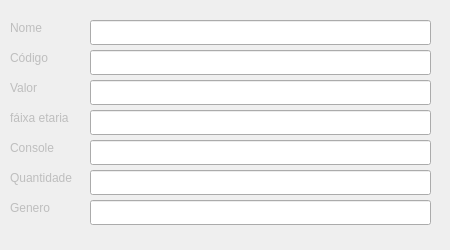
<?xml version="1.0" encoding="UTF-8"?>
<ui version="4.0">
 <class>aux</class>
 <widget class="QDialog" name="aux">
  <property name="geometry">
   <rect>
    <x>0</x>
    <y>0</y>
    <width>450</width>
    <height>250</height>
   </rect>
  </property>
  <property name="minimumSize">
   <size>
    <width>450</width>
    <height>250</height>
   </size>
  </property>
  <property name="maximumSize">
   <size>
    <width>450</width>
    <height>250</height>
   </size>
  </property>
  <property name="windowTitle">
   <string>Game</string>
  </property>
  <property name="styleSheet">
   <string notr="true"/>
  </property>
  <widget class="QLabel" name="label_3">
   <property name="enabled">
    <bool>false</bool>
   </property>
   <property name="geometry">
    <rect>
     <x>10</x>
     <y>80</y>
     <width>61</width>
     <height>15</height>
    </rect>
   </property>
   <property name="text">
    <string>Valor</string>
   </property>
  </widget>
  <widget class="QLineEdit" name="qtdedit">
   <property name="enabled">
    <bool>true</bool>
   </property>
   <property name="geometry">
    <rect>
     <x>90</x>
     <y>170</y>
     <width>341</width>
     <height>25</height>
    </rect>
   </property>
   <property name="cursor">
    <cursorShape>SizeAllCursor</cursorShape>
   </property>
   <property name="mouseTracking">
    <bool>true</bool>
   </property>
   <property name="acceptDrops">
    <bool>true</bool>
   </property>
   <property name="text">
    <string notr="true"/>
   </property>
   <property name="frame">
    <bool>true</bool>
   </property>
   <property name="echoMode">
    <enum>QLineEdit::Normal</enum>
   </property>
   <property name="dragEnabled">
    <bool>false</bool>
   </property>
   <property name="readOnly">
    <bool>true</bool>
   </property>
   <property name="clearButtonEnabled">
    <bool>false</bool>
   </property>
  </widget>
  <widget class="QLineEdit" name="Codigoedit">
   <property name="enabled">
    <bool>true</bool>
   </property>
   <property name="geometry">
    <rect>
     <x>90</x>
     <y>50</y>
     <width>341</width>
     <height>25</height>
    </rect>
   </property>
   <property name="cursor">
    <cursorShape>SizeAllCursor</cursorShape>
   </property>
   <property name="mouseTracking">
    <bool>true</bool>
   </property>
   <property name="acceptDrops">
    <bool>true</bool>
   </property>
   <property name="inputMask">
    <string/>
   </property>
   <property name="text">
    <string notr="true"/>
   </property>
   <property name="frame">
    <bool>true</bool>
   </property>
   <property name="echoMode">
    <enum>QLineEdit::Normal</enum>
   </property>
   <property name="dragEnabled">
    <bool>false</bool>
   </property>
   <property name="readOnly">
    <bool>true</bool>
   </property>
   <property name="clearButtonEnabled">
    <bool>false</bool>
   </property>
  </widget>
  <widget class="QLineEdit" name="Nomeedit">
   <property name="enabled">
    <bool>true</bool>
   </property>
   <property name="geometry">
    <rect>
     <x>90</x>
     <y>20</y>
     <width>341</width>
     <height>25</height>
    </rect>
   </property>
   <property name="cursor">
    <cursorShape>SizeAllCursor</cursorShape>
   </property>
   <property name="mouseTracking">
    <bool>true</bool>
   </property>
   <property name="acceptDrops">
    <bool>true</bool>
   </property>
   <property name="inputMask">
    <string/>
   </property>
   <property name="text">
    <string notr="true"/>
   </property>
   <property name="frame">
    <bool>true</bool>
   </property>
   <property name="echoMode">
    <enum>QLineEdit::Normal</enum>
   </property>
   <property name="dragEnabled">
    <bool>false</bool>
   </property>
   <property name="readOnly">
    <bool>true</bool>
   </property>
   <property name="clearButtonEnabled">
    <bool>false</bool>
   </property>
  </widget>
  <widget class="QLineEdit" name="consoleedit">
   <property name="enabled">
    <bool>true</bool>
   </property>
   <property name="geometry">
    <rect>
     <x>90</x>
     <y>140</y>
     <width>341</width>
     <height>25</height>
    </rect>
   </property>
   <property name="cursor">
    <cursorShape>SizeAllCursor</cursorShape>
   </property>
   <property name="mouseTracking">
    <bool>true</bool>
   </property>
   <property name="acceptDrops">
    <bool>true</bool>
   </property>
   <property name="text">
    <string notr="true"/>
   </property>
   <property name="frame">
    <bool>true</bool>
   </property>
   <property name="echoMode">
    <enum>QLineEdit::Normal</enum>
   </property>
   <property name="dragEnabled">
    <bool>false</bool>
   </property>
   <property name="readOnly">
    <bool>true</bool>
   </property>
   <property name="clearButtonEnabled">
    <bool>false</bool>
   </property>
  </widget>
  <widget class="QLabel" name="label_7">
   <property name="enabled">
    <bool>false</bool>
   </property>
   <property name="geometry">
    <rect>
     <x>10</x>
     <y>20</y>
     <width>61</width>
     <height>15</height>
    </rect>
   </property>
   <property name="frameShadow">
    <enum>QFrame::Plain</enum>
   </property>
   <property name="text">
    <string>Nome</string>
   </property>
   <property name="textFormat">
    <enum>Qt::PlainText</enum>
   </property>
  </widget>
  <widget class="QLineEdit" name="etariaedit">
   <property name="enabled">
    <bool>true</bool>
   </property>
   <property name="geometry">
    <rect>
     <x>90</x>
     <y>110</y>
     <width>341</width>
     <height>25</height>
    </rect>
   </property>
   <property name="cursor">
    <cursorShape>SizeAllCursor</cursorShape>
   </property>
   <property name="mouseTracking">
    <bool>true</bool>
   </property>
   <property name="acceptDrops">
    <bool>true</bool>
   </property>
   <property name="text">
    <string notr="true"/>
   </property>
   <property name="frame">
    <bool>true</bool>
   </property>
   <property name="echoMode">
    <enum>QLineEdit::Normal</enum>
   </property>
   <property name="dragEnabled">
    <bool>false</bool>
   </property>
   <property name="readOnly">
    <bool>true</bool>
   </property>
   <property name="clearButtonEnabled">
    <bool>false</bool>
   </property>
  </widget>
  <widget class="QLabel" name="label_4">
   <property name="enabled">
    <bool>false</bool>
   </property>
   <property name="geometry">
    <rect>
     <x>10</x>
     <y>110</y>
     <width>81</width>
     <height>16</height>
    </rect>
   </property>
   <property name="text">
    <string>fáixa etaria</string>
   </property>
  </widget>
  <widget class="QLineEdit" name="Valoredit">
   <property name="enabled">
    <bool>true</bool>
   </property>
   <property name="geometry">
    <rect>
     <x>90</x>
     <y>80</y>
     <width>341</width>
     <height>25</height>
    </rect>
   </property>
   <property name="cursor">
    <cursorShape>SizeAllCursor</cursorShape>
   </property>
   <property name="mouseTracking">
    <bool>true</bool>
   </property>
   <property name="acceptDrops">
    <bool>true</bool>
   </property>
   <property name="text">
    <string notr="true"/>
   </property>
   <property name="frame">
    <bool>true</bool>
   </property>
   <property name="echoMode">
    <enum>QLineEdit::Normal</enum>
   </property>
   <property name="dragEnabled">
    <bool>false</bool>
   </property>
   <property name="readOnly">
    <bool>true</bool>
   </property>
   <property name="clearButtonEnabled">
    <bool>false</bool>
   </property>
  </widget>
  <widget class="QLabel" name="label_6">
   <property name="enabled">
    <bool>false</bool>
   </property>
   <property name="geometry">
    <rect>
     <x>10</x>
     <y>170</y>
     <width>81</width>
     <height>16</height>
    </rect>
   </property>
   <property name="text">
    <string>Quantidade</string>
   </property>
  </widget>
  <widget class="QLineEdit" name="generoedit">
   <property name="enabled">
    <bool>true</bool>
   </property>
   <property name="geometry">
    <rect>
     <x>90</x>
     <y>200</y>
     <width>341</width>
     <height>25</height>
    </rect>
   </property>
   <property name="cursor">
    <cursorShape>SizeAllCursor</cursorShape>
   </property>
   <property name="mouseTracking">
    <bool>true</bool>
   </property>
   <property name="acceptDrops">
    <bool>true</bool>
   </property>
   <property name="toolTip">
    <string>&lt;html&gt;&lt;head/&gt;&lt;body&gt;&lt;p&gt;adfadasd&lt;/p&gt;&lt;/body&gt;&lt;/html&gt;</string>
   </property>
   <property name="text">
    <string notr="true"/>
   </property>
   <property name="frame">
    <bool>true</bool>
   </property>
   <property name="echoMode">
    <enum>QLineEdit::Normal</enum>
   </property>
   <property name="dragEnabled">
    <bool>false</bool>
   </property>
   <property name="readOnly">
    <bool>true</bool>
   </property>
   <property name="clearButtonEnabled">
    <bool>false</bool>
   </property>
  </widget>
  <widget class="QLabel" name="label_5">
   <property name="enabled">
    <bool>false</bool>
   </property>
   <property name="geometry">
    <rect>
     <x>10</x>
     <y>140</y>
     <width>61</width>
     <height>15</height>
    </rect>
   </property>
   <property name="text">
    <string>Console</string>
   </property>
  </widget>
  <widget class="QLabel" name="label_8">
   <property name="enabled">
    <bool>false</bool>
   </property>
   <property name="geometry">
    <rect>
     <x>10</x>
     <y>200</y>
     <width>91</width>
     <height>16</height>
    </rect>
   </property>
   <property name="text">
    <string>Genero</string>
   </property>
  </widget>
  <widget class="QLabel" name="label_2">
   <property name="enabled">
    <bool>false</bool>
   </property>
   <property name="geometry">
    <rect>
     <x>10</x>
     <y>50</y>
     <width>61</width>
     <height>15</height>
    </rect>
   </property>
   <property name="text">
    <string>Código</string>
   </property>
  </widget>
  <widget class="QLabel" name="label">
   <property name="geometry">
    <rect>
     <x>-70</x>
     <y>-7</y>
     <width>521</width>
     <height>271</height>
    </rect>
   </property>
   <property name="styleSheet">
    <string notr="true">border-image: url(:/imagens/ddd.jpg);</string>
   </property>
   <property name="text">
    <string>TextLabel</string>
   </property>
  </widget>
  <zorder>label</zorder>
  <zorder>label_3</zorder>
  <zorder>qtdedit</zorder>
  <zorder>Codigoedit</zorder>
  <zorder>Nomeedit</zorder>
  <zorder>consoleedit</zorder>
  <zorder>label_7</zorder>
  <zorder>etariaedit</zorder>
  <zorder>label_4</zorder>
  <zorder>Valoredit</zorder>
  <zorder>label_6</zorder>
  <zorder>generoedit</zorder>
  <zorder>label_5</zorder>
  <zorder>label_8</zorder>
  <zorder>label_2</zorder>
 </widget>
 <resources/>
 <connections/>
</ui>
